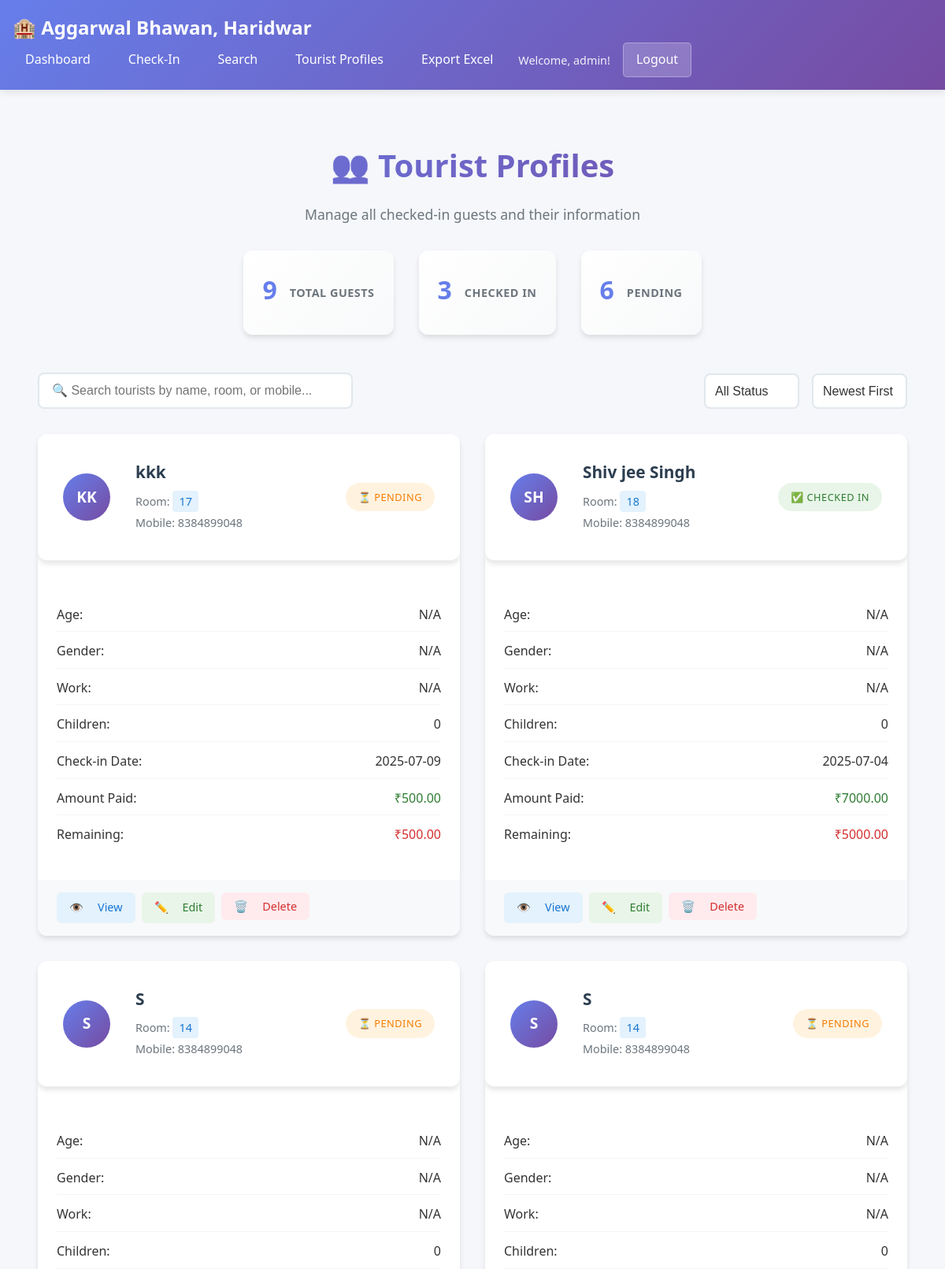
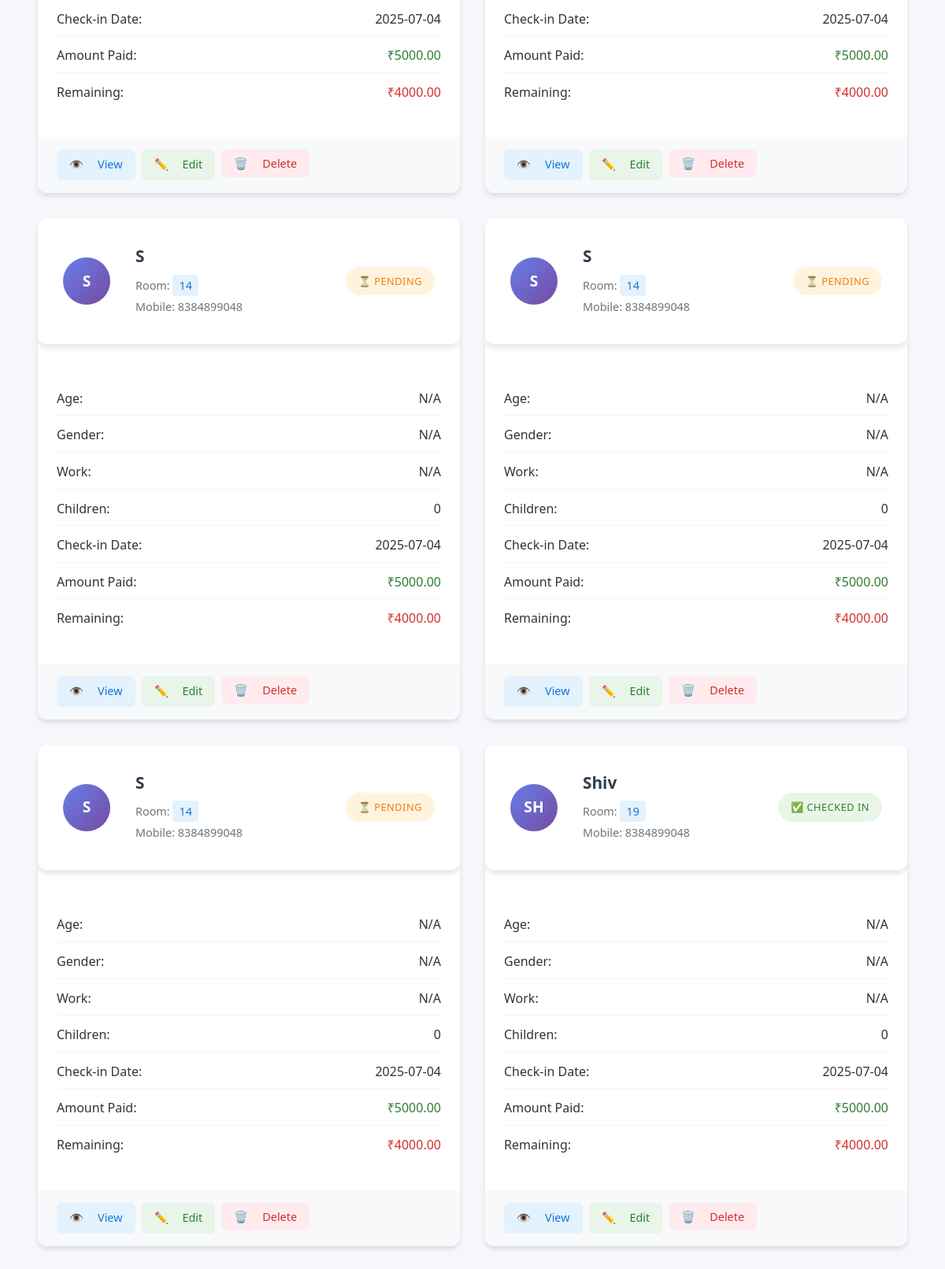
The app's page /tourist_profiles (signed in, upper part) with its own data (2 pictures, top to bottom).
### tables this page shows
CREATE TABLE "tourists" (
                id INTEGER PRIMARY KEY AUTOINCREMENT,
                full_name TEXT NOT NULL,
                father_spouse_name TEXT,
                age INTEGER,
                work TEXT,
                address TEXT NOT NULL,
                aadhar_number TEXT NOT NULL,
                mobile_number TEXT NOT NULL,
                alternate_mobile TEXT,
                gender TEXT,
                male_count INTEGER DEFAULT 0,
                female_count INTEGER DEFAULT 0,
                children_count INTEGER DEFAULT 0,
                amount_paid_today REAL NOT NULL,
                remaining_amount REAL NOT NULL,
                check_in_done BOOLEAN NOT NULL,
                room_number INTEGER NOT NULL,
                check_in_date DATE NOT NULL,
                check_out_date DATE,
                check_out_time TIME,
                extra_bed BOOLEAN DEFAULT FALSE,
                recipe_number TEXT,
                comments TEXT,
                created_at TIMESTAMP DEFAULT CURRENT_TIMESTAMP
            , payment_mode TEXT DEFAULT "Cash");

### app - Copy.py (the view)
@app.route('/tourist_profiles')
def tourist_profiles():
    if 'user_id' not in session:
        return redirect(url_for('login'))
    conn = sqlite3.connect(DATABASE_PATH)
    cursor = conn.cursor()
    cursor.execute('''
        SELECT id, full_name, father_spouse_name, age, work, address,
               aadhar_number, mobile_number, alternate_mobile, gender,
               male_count, female_count, children_count, amount_paid_today,
               remaining_amount, check_in_done, room_number, check_in_date,
               check_out_date, check_out_time, extra_bed, recipe_number,
               comments, created_at, payment_mode
        FROM tourists
        ORDER BY created_at DESC
    ''')
    tourists = []
    for row in cursor.fetchall():
        tourist = {
            'id': row[0],
            'full_name': row[1],
            'father_spouse_name': row[2] or '',  # Handle None values
            'age': row[3],
            'work': row[4] or '',  # Handle None values
            'address': row[5],
            'aadhar_number': row[6],
            'mobile_number': row[7],
            'alternate_mobile': row[8] or '',  # Handle None values
            'gender': row[9] or '',  # Handle None values
            'male_count': row[10] or 0,  # Handle None values
            'female_count': row[11] or 0,  # Handle None values
            'children_count': row[12] or 0,  # Handle None values
            'amount_paid_today': row[13],
            'remaining_amount': row[14],
            'check_in_done': row[15],
            'room_number': row[16],
            'check_in_date': row[17],
            'check_out_date': row[18] or '',  # Handle None values
            'check_out_time': row[19] or '',  # Handle None values
            'extra_bed': row[20] or False,  # Handle None values
            'recipe_number': row[21] or '',  # Handle None values
            'comments': row[22] or '',  # Handle None values
            'created_at': row[23],
            'payment_mode': row[24] or 'Cash',  # Handle None values
            'receipt_generated': bool(row[21]),  # True if recipe_number exists
            'receipt_number': row[21] or ''  # Use recipe_number
        }
        tourists.append(tourist)
    conn.close()
    return render_template('tourist_profiles.html', tourists=tourists)

### templates/tourist_profiles.html (shortened to what this page needs)
{% extends "base.html" %}
{% block content %}
<div class="profiles-container">
    <div class="profiles-header">
        <h2>👥 Tourist Profiles</h2>
        <p class="profiles-subtitle">Manage all checked-in guests and their information</p>
        <div class="profiles-stats">
            <div class="stat-card">
                <div class="stat-number">{{ tourists|length }}</div>
                <div class="stat-label">Total Guests</div>
            </div>
            <div class="stat-card">
                <div class="stat-number">{{ tourists|selectattr('check_in_done')|list|length }}</div>
                <div class="stat-label">Checked In</div>
            </div>
            <div class="stat-card">
                <div class="stat-number">{{ tourists|rejectattr('check_in_done')|list|length }}</div>
                <div class="stat-label">Pending</div>
            </div>
        </div>
    </div>
    <div class="profiles-controls">
        <div class="search-box">
            <input type="text" id="searchInput" placeholder="🔍 Search tourists by name, room, or mobile..." onkeyup="searchTourists()">
        </div>
        <div class="filter-controls">
            <select id="statusFilter" onchange="filterTourists()">
                <option value="">All Status</option>
            </select>
            <select id="sortOrder" onchange="sortTourists()">
                <option value="newest">Newest First</option>
            </select>
        </div>
    </div>
    <div class="profiles-grid" id="profilesGrid">
        {% for tourist in tourists %}
        <div class="profile-card" data-status="{{ 'checked-in' if tourist.check_in_done else 'pending' }}"
             data-name="{{ tourist.full_name.lower() }}"
             data-room="{{ tourist.room_number }}"
             data-mobile="{{ tourist.mobile_number }}"
             data-date="{{ tourist.created_at }}">
            <div class="profile-header">
                <div class="profile-avatar">
                    <span class="avatar-text">{{ tourist.full_name[:2].upper() }}</span>
                </div>
                <div class="profile-info">
                    <h3 class="profile-name">{{ tourist.full_name }}</h3>
                    <p class="profile-detail">
                        <span class="detail-label">Room:</span>
                        <span class="room-number">{{ tourist.room_number }}</span>
                    </p>
                    <p class="profile-detail">
                        <span class="detail-label">Mobile:</span>
                        <span>{{ tourist.mobile_number }}</span>
                    </p>
                </div>
                <div class="profile-status">
                    {% if tourist.check_in_done %}
                        <span class="status-badge status-checked-in">✅ Checked In</span>
                    {% else %}
                        <span class="status-badge status-pending">⏳ Pending</span>
                    {% endif %}
                </div>
            </div>
            <div class="profile-details">
                <div class="detail-row">
                    <span class="detail-label">Age:</span>
                    <span>{{ tourist.age or 'N/A' }}</span>
                </div>
                <div class="detail-row">
                    <span class="detail-label">Gender:</span>
                    <span>{{ tourist.gender or 'N/A' }}</span>
                </div>
                <div class="detail-row">
                    <span class="detail-label">Work:</span>
                    <span>{{ tourist.work or 'N/A' }}</span>
                </div>
                <div class="detail-row">
                    <span class="detail-label">Children:</span>
                    <span>{{ tourist.children_count or 0 }}</span>
                </div>
                <div class="detail-row">
                    <span class="detail-label">Check-in Date:</span>
                    <span>{{ tourist.check_in_date }}</span>
                </div>
                <div class="detail-row">
                    <span class="detail-label">Amount Paid:</span>
                    <span class="amount-paid">₹{{ "%.2f"|format(tourist.amount_paid_today) }}</span>
                </div>
                {% if tourist.remaining_amount > 0 %}
                <div class="detail-row">
                    <span class="detail-label">Remaining:</span>
                    <span class="amount-remaining">₹{{ "%.2f"|format(tourist.remaining_amount) }}</span>
                </div>
                {% endif %}
            </div>
            <div class="profile-actions">
                <a href="{{ url_for('tourist_profile_detail', tourist_id=tourist.id) }}" class="btn btn-view">
                    👁️ View
                </a>
                <a href="{{ url_for('edit_tourist_profile', tourist_id=tourist.id) }}" class="btn btn-edit">
                    ✏️ Edit
                </a>
                <form method="POST" action="{{ url_for('delete_tourist_profile', tourist_id=tourist.id) }}"
                      style="display: inline;" onsubmit="return confirmDelete('{{ tourist.full_name }}')">
                    <button type="submit" class="btn btn-delete">
                        🗑️ Delete
                    </button>
                </form>
            </div>
        </div>
        {% endfor %}
    </div>
</div>
{% endblock %}

### records on screen
tourists: full_name "KK", full_name "kkk", room_number "17", mobile_number "8384899048", check_in_done "⏳ PENDING", age "N/A", gender "N/A", work "N/A", children_count "0", check_in_date "2025-07-09", amount_paid_today "500.00", remaining_amount "500.00"
tourists: full_name "SH", full_name "Shiv jee Singh", room_number "18", mobile_number "8384899048", check_in_done "✅ CHECKED IN", age "N/A", gender "N/A", work "N/A", children_count "0", check_in_date "2025-07-04", amount_paid_today "7000.00", remaining_amount "5000.00"
tourists: full_name "S", room_number "14", mobile_number "8384899048", check_in_done "⏳ PENDING", age "N/A", gender "N/A", work "N/A", children_count "0", check_in_date "2025-07-04", amount_paid_today "5000.00", remaining_amount "4000.00"
tourists: full_name "S", room_number "14", mobile_number "8384899048", check_in_done "⏳ PENDING", age "N/A", gender "N/A", work "N/A", children_count "0", check_in_date "2025-07-04", amount_paid_today "5000.00", remaining_amount "4000.00"
tourists: full_name "S", room_number "14", mobile_number "8384899048", check_in_done "⏳ PENDING", age "N/A", gender "N/A", work "N/A", children_count "0", check_in_date "2025-07-04", amount_paid_today "5000.00", remaining_amount "4000.00"
tourists: full_name "S", room_number "14", mobile_number "8384899048", check_in_done "⏳ PENDING", age "N/A", gender "N/A", work "N/A", children_count "0", check_in_date "2025-07-04", amount_paid_today "5000.00", remaining_amount "4000.00"
tourists: full_name "S", room_number "14", mobile_number "8384899048", check_in_done "⏳ PENDING", age "N/A", gender "N/A", work "N/A", children_count "0", check_in_date "2025-07-04", amount_paid_today "5000.00", remaining_amount "4000.00"
tourists: full_name "SH", full_name "Shiv", room_number "19", mobile_number "8384899048", check_in_done "✅ CHECKED IN", age "N/A", gender "N/A", work "N/A", children_count "0", check_in_date "2025-07-04", amount_paid_today "5000.00", remaining_amount "4000.00"

### other values on screen
{{ session.username }} "admin"
{{ tourists|length }} "9"
{{ tourists|selectattr('check_in_done')|list|length }} "3"
{{ tourists|rejectattr('check_in_done')|list|length }} "6"
